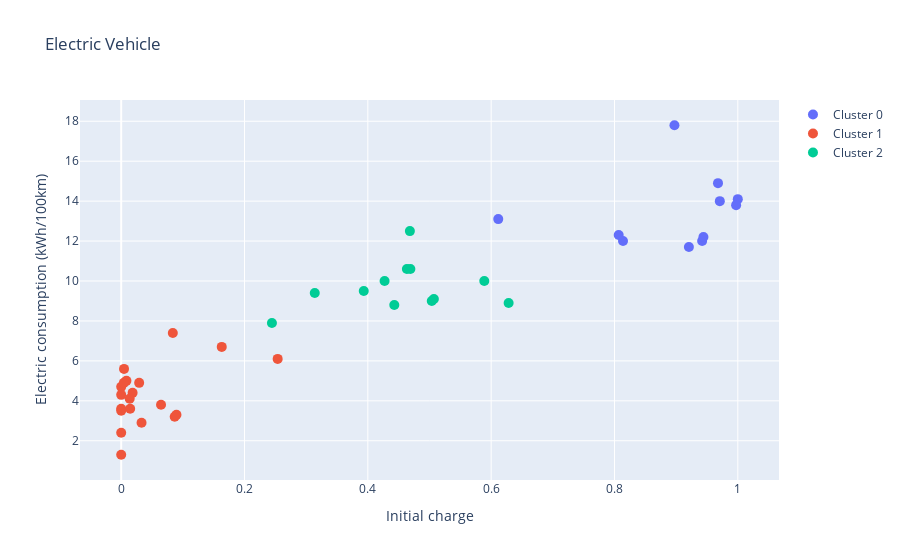

Here is the notebook cell this chart was saved with:
### Code cell
import sklearn.preprocessing as pre
from sklearn.cluster import KMeans

data2 = df[['charge', 'electric']]

# Make a clustering with 3 groups
# Apply code to perform clustering, and create a dataframe containing the cluster index

df['cluster'] = # _____________________

figure = go.Figure()

for cluster in df.cluster.unique():
    data = df[df.cluster == cluster]
    figure.add_trace(
        go.Scatter(
            x=data.charge,
            y=data.electric,
            mode='markers',
            marker_size=10,
            name=f'Cluster {cluster}'
        )
    )

figure.update_layout(
    title='Electric Vehicle',
    xaxis_title='Initial charge',
    yaxis_title='Electric consumption (kWh/100km)'
)

### Figure 1 — Plotly figure (JSON) as saved in the notebook; plotly's stock layout.template omitted (floating-point values rounded to 4 significant figures)
{"data": [{"marker": {"size": 10}, "mode": "markers", "name": "Cluster 0", "type": "scatter", "x": [0.9422, 0.9679, 0.8139, 0.9207, 1.0, 0.9708, 0.9973, 0.9443, 0.6115, 0.8973, 0.8069], "y": [12.0, 14.9, 12.0, 11.7, 14.1, 14.0, 13.8, 12.2, 13.1, 17.8, 12.3]}, {"marker": {"size": 10}, "mode": "markers", "name": "Cluster 1", "type": "scatter", "x": [0.08676, 0.004587, 0.06462, 0.0, 0.008475, 0.0, 0.01454, 0.0, 0.0, 0.0, 0.0837, 0.02913, 0.01848, 0.0, 0.08962, 0.2538, 0.1631, 0.01377, 0.03301, 0.004278], "y": [3.2, 5.6, 3.8, 3.6, 5.0, 4.7, 3.6, 1.3, 4.3, 2.4, 7.4, 4.9, 4.4, 3.5, 3.3, 6.1, 6.7, 4.1, 2.9, 4.9]}, {"marker": {"size": 10}, "mode": "markers", "name": "Cluster 2", "type": "scatter", "x": [0.5037, 0.4429, 0.3934, 0.5889, 0.2444, 0.469, 0.4634, 0.4272, 0.3139, 0.4682, 0.5071, 0.6283], "y": [9.0, 8.8, 9.5, 10.0, 7.9, 10.6, 10.6, 10.0, 9.4, 12.5, 9.1, 8.9]}], "layout": {"title": {"text": "Electric Vehicle"}, "xaxis": {"title": {"text": "Initial charge"}}, "yaxis": {"title": {"text": "Electric consumption (kWh/100km)"}}}}
